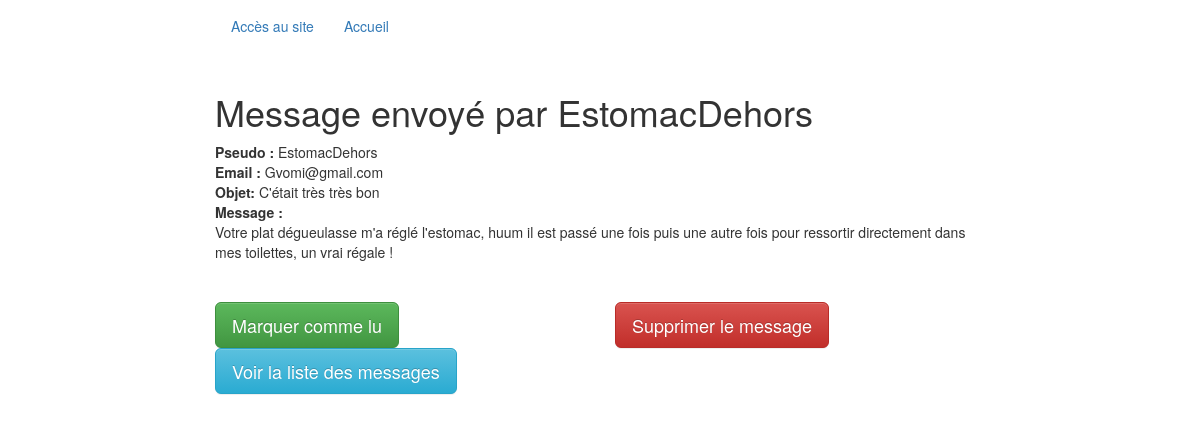
Page /admin/view_message.php?id=1 on the committed database.
### tables this page shows
CREATE TABLE `message` (
  `id` int(11) NOT NULL,
  `subject` varchar(255) NOT NULL,
  `content` text NOT NULL,
  `email` varchar(255) NOT NULL,
  `username` varchar(255) NOT NULL,
  `read_msg` tinyint(1) NOT NULL
);

### admin/view_message.php (the view, shortened to what this page needs)
<?php
require_once '../inc/connect.php';
if(isset($_GET['id']) && is_numeric($_GET['id'])) {
	$query = $bdd->prepare('SELECT * FROM message WHERE id = :idMessage');
	$query->bindValue(':idMessage', $_GET['id'], PDO::PARAM_INT);
	if($query->execute()) {
		$message = $query->fetch();
	}
	else {
		var_dump($query->errorInfo());
		die;
	}
}
require_once 'header.php';
?>
        <h1>Message envoyé par <?=$message['username'];?></h1>
        <strong>Pseudo : </strong><?=$message['username'];?><br>
        <strong>Email : </strong><?=$message['email'];?><br>
        <strong>Objet: </strong><?=$message['subject'];?><br>
        <strong>Message : </strong>
        <br><?=$message['content'];?><br>
        <br><br>
        <div class="row">
            <div class="col-lg-6">
                <form method="post">
                    <?php if($message['read_msg'] == 0) : ?>
                        <input type="submit" name="msgLu" id="msgLu" class="btn btn-success btn-lg" value="Marquer comme lu">
                    <?php elseif($message['read_msg'] == 1) : ?>
                        <input type="submit" name="msgNonLu" id="msgNonLu" class="btn btn-warning btn-lg" value="Marquer comme non lu">
                    <?php endif; ?>
                    <a class="btn btn-info btn-lg"  href="listMessages.php">Voir la liste des messages</a>
                </form>
            </div>
            <div class="col-lg-6">
                <a class="btn btn-danger btn-lg" href="deleteMessage.php?id=<?=$message['id'];?>" title="Editer cet utilisateur">Supprimer le message</a>
            </div>
        </div>
	</body>
</html>

### rows in the picture
message: username "EstomacDehors", email "Gvomi@gmail.com", subject "C'était très très bon", content "Votre plat dégueulasse m'a réglé l'estomac, huum il est passé une fois puis une autre fois pour ressortir directement dans mes toilettes, un vrai régale !"
